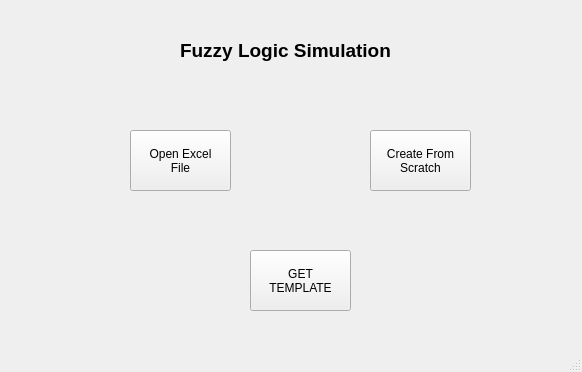
<?xml version="1.0" encoding="UTF-8"?>
<ui version="4.0">
 <class>index</class>
 <widget class="QMainWindow" name="index">
  <property name="geometry">
   <rect>
    <x>0</x>
    <y>0</y>
    <width>582</width>
    <height>372</height>
   </rect>
  </property>
  <property name="windowTitle">
   <string>MainWindow</string>
  </property>
  <widget class="QWidget" name="centralwidget">
   <widget class="QPushButton" name="btnOpen">
    <property name="geometry">
     <rect>
      <x>130</x>
      <y>130</y>
      <width>101</width>
      <height>61</height>
     </rect>
    </property>
    <property name="text">
     <string>Open Excel
File</string>
    </property>
   </widget>
   <widget class="QPushButton" name="btnNew">
    <property name="geometry">
     <rect>
      <x>370</x>
      <y>130</y>
      <width>101</width>
      <height>61</height>
     </rect>
    </property>
    <property name="text">
     <string>Create From
Scratch</string>
    </property>
   </widget>
   <widget class="QLabel" name="label">
    <property name="geometry">
     <rect>
      <x>180</x>
      <y>20</y>
      <width>221</width>
      <height>61</height>
     </rect>
    </property>
    <property name="text">
     <string>&lt;html&gt;&lt;head/&gt;&lt;body&gt;&lt;p&gt;&lt;span style=&quot; font-size:14pt; font-weight:600;&quot;&gt;Fuzzy Logic Simulation&lt;/span&gt;&lt;/p&gt;&lt;/body&gt;&lt;/html&gt;</string>
    </property>
   </widget>
   <widget class="QPushButton" name="btnGetTemp">
    <property name="geometry">
     <rect>
      <x>250</x>
      <y>250</y>
      <width>101</width>
      <height>61</height>
     </rect>
    </property>
    <property name="text">
     <string>GET
TEMPLATE</string>
    </property>
   </widget>
  </widget>
  <widget class="QMenuBar" name="menubar">
   <property name="geometry">
    <rect>
     <x>0</x>
     <y>0</y>
     <width>582</width>
     <height>21</height>
    </rect>
   </property>
  </widget>
  <widget class="QStatusBar" name="statusbar"/>
 </widget>
 <resources/>
 <connections/>
</ui>
